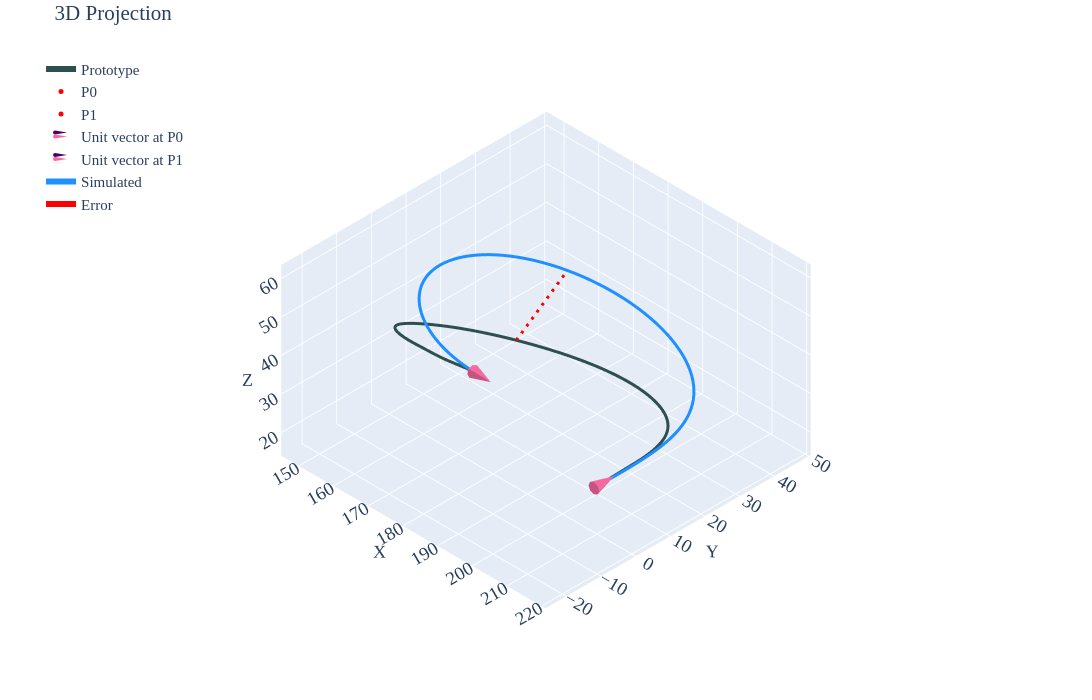

Notebook code for this chart:
### Code cell
df=pd.read_csv('../data/2810/p3-case2.csv')
prt=df.iloc[10:,2:].reset_index(drop=True)
p0=df.iloc[5,2:].values.astype(float)   
p1=df.iloc[6,2:].values.astype(float)   
u0=df.iloc[8,2:].values.astype(float)*df.iloc[2,1]   
u1=df.iloc[9,2:].values.astype(float)*df.iloc[3,1]   
siml=pd.DataFrame(final_rod_position.T,columns=['X','Y','Z'])
fig=utils.plotter(prt.values,p0,p1,u0,u1,x_label='Prototype',spl1=siml.values,spl1_label='Simulated',cne=6,intr='d') 
a=df.iloc[59,2:] 
b=siml.iloc[50] 
fig.add_trace(go.Scatter3d(x=[a[0],b[0]],y=[a[1],b[1]],z=[a[2],b[2]],mode='lines',name='Error',line=dict(color='red',width=6,dash='longdash'))) 
fig.show()
pio.write_html(fig,'html/p3-case2.html')
siml.to_csv('data/p3-case2.csv',index=False)
